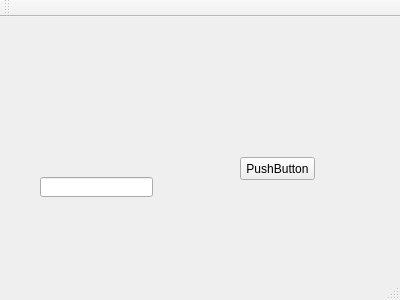
<?xml version="1.0" encoding="UTF-8"?>
<ui version="4.0">
 <class>MainWindow</class>
 <widget class="QMainWindow" name="MainWindow">
  <property name="geometry">
   <rect>
    <x>0</x>
    <y>0</y>
    <width>400</width>
    <height>300</height>
   </rect>
  </property>
  <property name="windowTitle">
   <string>MainWindow</string>
  </property>
  <widget class="QWidget" name="centralWidget">
   <widget class="QPushButton" name="pushButton">
    <property name="geometry">
     <rect>
      <x>240</x>
      <y>140</y>
      <width>75</width>
      <height>23</height>
     </rect>
    </property>
    <property name="text">
     <string>PushButton</string>
    </property>
   </widget>
   <widget class="QLineEdit" name="lineEdit">
    <property name="geometry">
     <rect>
      <x>40</x>
      <y>160</y>
      <width>113</width>
      <height>20</height>
     </rect>
    </property>
   </widget>
  </widget>
  <widget class="QMenuBar" name="menuBar">
   <property name="geometry">
    <rect>
     <x>0</x>
     <y>0</y>
     <width>400</width>
     <height>23</height>
    </rect>
   </property>
  </widget>
  <widget class="QToolBar" name="mainToolBar">
   <attribute name="toolBarArea">
    <enum>TopToolBarArea</enum>
   </attribute>
   <attribute name="toolBarBreak">
    <bool>false</bool>
   </attribute>
  </widget>
  <widget class="QStatusBar" name="statusBar"/>
 </widget>
 <layoutdefault spacing="6" margin="11"/>
 <resources/>
 <connections>
  <connection>
   <sender>MainWindow</sender>
   <signal>customContextMenuRequested(QPoint)</signal>
   <receiver>statusBar</receiver>
   <slot>hide()</slot>
   <hints>
    <hint type="sourcelabel">
     <x>199</x>
     <y>149</y>
    </hint>
    <hint type="destinationlabel">
     <x>199</x>
     <y>288</y>
    </hint>
   </hints>
  </connection>
 </connections>
</ui>
